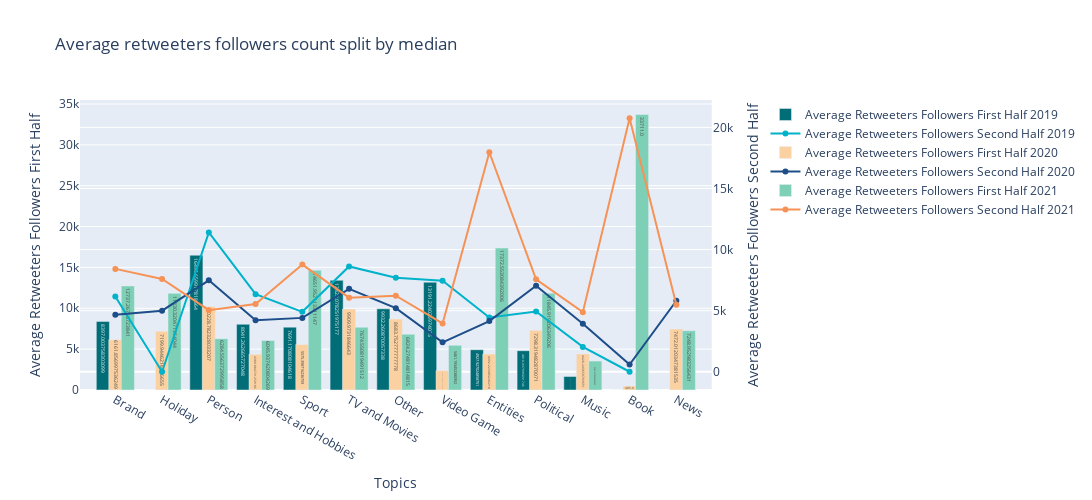

Notebook code for this chart:
### Code cell
analysis_chart(df_retweeters_chars_10, "Topic", 'Average Retweeters Followers First Half', 'Average Retweeters Followers Second Half', "Topics", 'Average Retweeters Followers First Half', 'Average Retweeters Followers Second Half', "Average retweeters followers count split by median", offline_charts)

### Figure 1 — Plotly figure (JSON) as saved in the notebook; plotly's stock layout.template omitted (floating-point values rounded to 4 significant figures)
{"data": [{"marker": {"color": "#006D77"}, "name": "Average Retweeters Followers First Half 2019", "text": ["8397.003758303099", "0.0", "16495.659917818564", "8041.262665727048", "7691.170808104618", "13423.078251975177", "9932.260870057338", "13191.224025974025", "4927.927024858751", "4810.937996031746", "1658.6599999999999", "0.0"], "textposition": "inside", "width": 0.28, "x": ["Brand", "Holiday", "Person", "Interest and Hobbies", "Sport", "TV and Movies", "Other", "Video Game", "Entities", "Political", "Music", "Book"], "y": [8397.0, 0.0, 16500.0, 8041.0, 7691.0, 13420.0, 9932.0, 13190.0, 4928.0, 4811.0, 1659.0, 0.0], "type": "bar", "xaxis": "x", "yaxis": "y"}, {"marker": {"color": "#00B2CA"}, "name": "Average Retweeters Followers Second Half 2019", "x": ["Brand", "Holiday", "Person", "Interest and Hobbies", "Sport", "TV and Movies", "Other", "Video Game", "Entities", "Political", "Music", "Book"], "y": [6161.0, 0.0, 11410.0, 6349.0, 4905.0, 8621.0, 7700.0, 7453.0, 4443.0, 4931.0, 2035.0, 0.0], "type": "scatter", "xaxis": "x", "yaxis": "y2"}, {"marker": {"color": "#FBD1A2"}, "name": "Average Retweeters Followers First Half 2020", "text": ["6161.856997536249", "7199.9446216826655", "10228.782328033207", "4380.884731259186", "5575.398716236759", "9909.9731846643", "8683.752777777778", "2372.1149404761904", "4392.222083246218", "7298.319482870071", "4420.243650793651", "485.0", "7472.0120347381535"], "textposition": "inside", "width": 0.28, "x": ["Brand", "Holiday", "Person", "Interest and Hobbies", "Sport", "TV and Movies", "Other", "Video Game", "Entities", "Political", "Music", "Book", "News"], "y": [6162.0, 7200.0, 10230.0, 4381.0, 5575.0, 9910.0, 8684.0, 2372.0, 4392.0, 7298.0, 4420.0, 485.0, 7472.0], "type": "bar", "xaxis": "x", "yaxis": "y"}, {"marker": {"color": "#1D4E89"}, "name": "Average Retweeters Followers Second Half 2020", "x": ["Brand", "Holiday", "Person", "Interest and Hobbies", "Sport", "TV and Movies", "Other", "Video Game", "Entities", "Political", "Music", "Book", "News"], "y": [4665.0, 4997.0, 7484.0, 4215.0, 4410.0, 6791.0, 5206.0, 2406.0, 4144.0, 7038.0, 3937.0, 588.7, 5810.0], "type": "scatter", "xaxis": "x", "yaxis": "y2"}, {"marker": {"color": "#7DCFB6"}, "name": "Average Retweeters Followers First Half 2021", "text": ["12737.26756723841", "11830.320471354044", "6284.556372995858", "6045.937420804269", "14651.952113311147", "7674.550819491512", "6824.274814814815", "5461.193452380952", "17372.553084392006", "11845.919206349206", "3539.3773674242425", "33711.0", "7248.952983256431"], "textposition": "inside", "width": 0.28, "x": ["Brand", "Holiday", "Person", "Interest and Hobbies", "Sport", "TV and Movies", "Other", "Video Game", "Entities", "Political", "Music", "Book", "News"], "y": [12740.0, 11830.0, 6285.0, 6046.0, 14650.0, 7675.0, 6824.0, 5461.0, 17370.0, 11850.0, 3539.0, 33710.0, 7249.0], "type": "bar", "xaxis": "x", "yaxis": "y"}, {"marker": {"color": "#F79256"}, "name": "Average Retweeters Followers Second Half 2021", "x": ["Brand", "Holiday", "Person", "Interest and Hobbies", "Sport", "TV and Movies", "Other", "Video Game", "Entities", "Political", "Music", "Book", "News"], "y": [8421.0, 7593.0, 5044.0, 5539.0, 8773.0, 6064.0, 6226.0, 3954.0, 17970.0, 7569.0, 4880.0, 20750.0, 5492.0], "type": "scatter", "xaxis": "x", "yaxis": "y2"}], "layout": {"xaxis": {"anchor": "y", "domain": [0.0, 0.94], "title": {"text": "Topics"}}, "yaxis": {"anchor": "x", "domain": [0.0, 1.0], "title": {"text": "Average Retweeters Followers First Half"}}, "yaxis2": {"anchor": "x", "overlaying": "y", "side": "right", "title": {"text": "Average Retweeters Followers Second Half"}}, "title": {"text": "Average retweeters followers count split by median"}, "width": 1100, "height": 500}}
